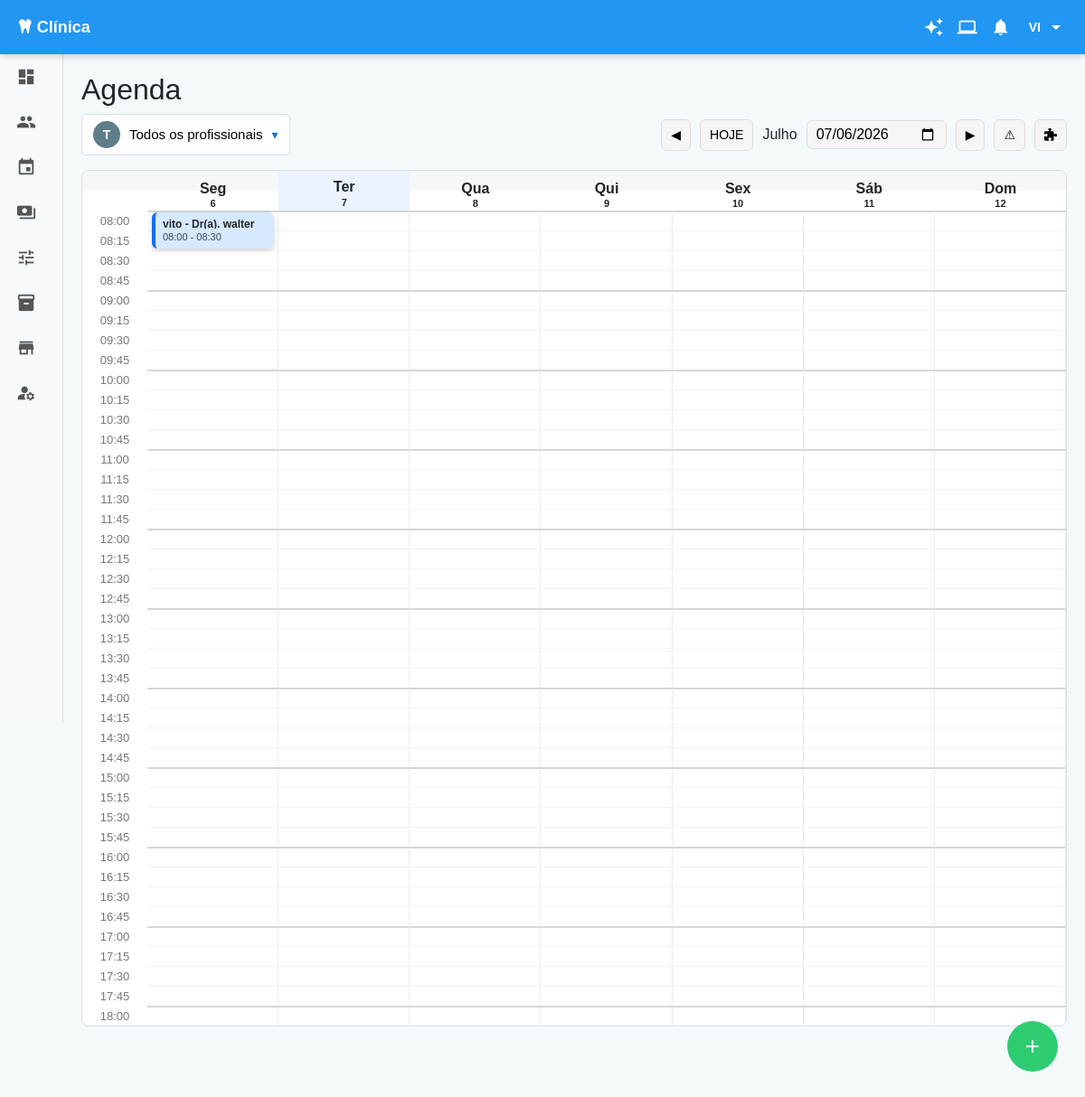
The app's page /agenda/ (signed in) with its own data.
### Clinica_Sorriso/models.py (models this page shows, shortened)
class Agendamento(models.Model):
    TIPO_CHOICES = (
        ("consulta", "Consulta"),
        ("retorno", "Retorno"),
    )
    STATUS_CHOICES = (
        ("pendente", "Pendente"),
        ("confirmado", "Confirmado"),
        ("atendido", "Atendido"),
        ("cancelado", "Cancelado"),
        ("retorno", "Retorno"),
    )
    paciente = models.ForeignKey(
        Paciente,
        on_delete=models.CASCADE,
        related_name="agendamentos"
    )
    profissional = models.ForeignKey(
        Profissional,
        on_delete=models.CASCADE
    )
    etiqueta = models.ForeignKey(
        "Etiqueta",
        on_delete=models.SET_NULL,
        null=True,
        blank=True,
        related_name="agendamentos",
        verbose_name="Etiqueta"
    )
    data = models.DateField()
    hora_inicio = models.TimeField()
    hora_fim = models.TimeField()
    tipo = models.CharField(
        max_length=20,
        choices=TIPO_CHOICES,
        default="consulta"
    )
    status = models.CharField(
        max_length=20,
        choices=STATUS_CHOICES,
        default="pendente"
    )
    observacoes = models.TextField(
        blank=True,
        null=True
    )

class Paciente(models.Model):
    nome = models.CharField(max_length=100, unique=True)
    telefone = models.CharField(max_length=20, blank=True)
    email = models.EmailField(blank=True)
    def __str__(self):
        return self.nome

class Profissional(models.Model):
    nome = models.CharField(max_length=100)
    def __str__(self):
        return self.nome

### Clinica_Sorriso/views.py (the view)
# urls.py: path("agenda/", views.agenda, name="agenda"),
@login_required
def agenda(request):
    semana = int(request.GET.get("semana", 0))
    data_str = request.GET.get("data")
    profissional_id = request.GET.get("profissional") or ""
    if data_str:
        data_base = datetime.strptime(data_str, "%Y-%m-%d").date()
    else:
        data_base = date.today() + timedelta(weeks=semana)
    inicio_semana = data_base - timedelta(days=data_base.weekday())
    fim_semana = inicio_semana + timedelta(days=6)
    profissionais = (
        Profissional.objects
        .all()
        .order_by("nome")
    )
    profissional_selecionado = None
    if profissional_id:
        profissional_selecionado = (
            profissionais
            .filter(id=profissional_id)
            .first()
        )
    horas = gerar_horas()
    nomes_dias = ["Seg", "Ter", "Qua", "Qui", "Sex", "Sáb", "Dom"]
    dias = []
    for i in range(7):
        dia = inicio_semana + timedelta(days=i)
        dias.append({
            "data": dia,
            "nome": nomes_dias[dia.weekday()],
            "num": dia.day,
        })
    agendamentos = (
        Agendamento.objects
        .select_related("paciente", "profissional")
        .filter(data__range=[inicio_semana, fim_semana])
    )
    if profissional_id:
        agendamentos = agendamentos.filter(profissional_id=profissional_id)
    agendamentos = preparar_agendamentos_grid(agendamentos, horas)
    return render(
        request,
        "Clinica_Sorriso/agenda/agenda.html",
        {
            "horas": horas,
            "dias": dias,
            "today": date.today(),
            "agendamentos": agendamentos,
            "semana": semana,
            "data_base": data_base,
            "inicio_expediente": "08:00",
            "fim_expediente": "18:00",
            "profissionais": profissionais,
            "profissional_id": profissional_id,
            "profissional_selecionado": profissional_selecionado,
        }
    )

### Clinica_Sorriso/verificador_de_usuario.py (called while the page is built)
def user_roles(request):
    if request.user.is_authenticated:
        return {
            'is_admin': request.user.groups.filter(name='Administrador').exists(),
            'is_dentista': request.user.groups.filter(name='Dentista').exists(),
            'is_recepcionista': request.user.groups.filter(name='Recepcionista').exists(),
        }
    return {
        'is_admin': False,
        'is_dentista': False,
        'is_recepcionista': False,
    }

### Clinica_Sorriso/views.py (called while the page is built)
def gerar_horas():
    horas = []
    for h in range(8, 19):
        horas.append({
            "valor": f"{h:02}:00",
            "cheia": True,
            "fechado": False,
        })
        if h < 18:
            for minuto in ("15", "30", "45"):
                horas.append({
                    "valor": f"{h:02}:{minuto}",
                    "cheia": False,
                    "fechado": False,
                })
    return horas

def preparar_agendamentos_grid(agendamentos, horas):
    mapa_horas = {
        h["valor"]: index + 1
        for index, h in enumerate(horas)
    }
    for ag in agendamentos:
        hora_inicio = ag.hora_inicio.strftime("%H:%M")
        hora_fim = ag.hora_fim.strftime("%H:%M") if ag.hora_fim else None
        ag.grid_row = mapa_horas.get(hora_inicio, 1) + 1
        ag.grid_col = ag.data.weekday() + 2
        if ag.hora_fim:
            inicio_dt = datetime.combine(ag.data, ag.hora_inicio)
            fim_dt = datetime.combine(ag.data, ag.hora_fim)
            minutos = (fim_dt - inicio_dt).total_seconds() / 60
            if minutos <= 0:
                minutos = 15
        else:
            minutos = 15
        ag.grid_span = max(1, math.ceil(minutos / 15))
    return agendamentos

### Clinica_Sorriso/templates/Clinica_Sorriso/agenda/agenda.html (shortened to what this page needs)
{% extends "base.html" %}
{% block content %}
<h2>Agenda</h2>
<div class="topo-agenda">
    <div class="grupo-profissional-agenda">
        <button type="button" class="btn-profissional-agenda" id="btnProfissionalAgenda">
            {% if profissional_selecionado %}
                <span class="avatar-profissional-agenda">
                    {{ profissional_selecionado.nome|first|upper }}
                </span>
                <span class="nome-profissional-agenda" id="nomeProfissionalSelecionado">
                    {{ profissional_selecionado.nome }}
                </span>
            {% else %}
                <span class="avatar-profissional-agenda avatar-todos">T</span>
                <span class="nome-profissional-agenda" id="nomeProfissionalSelecionado">
                    Todos os profissionais
                </span>
            {% endif %}
            <span class="seta-profissional-agenda">▾</span>
        </button>
    </div>
    <div class="grupo-controles-agenda">
        <button id="btnSemanaAnterior" class="btn-topo-agenda">◀</button>
        <button id="btnHoje" class="btn-topo-agenda">HOJE</button>
        <span id="labelDataAtual">
            {{ dias.0.data|date:"F" }}
        </span>
        <input
            type="date"
            id="inputCalendario"
            value="{{ dias.0.data|date:'Y-m-d' }}"
        >
        <button id="btnSemanaProxima" class="btn-topo-agenda">▶</button>
        <button id="btnAlertas" class="btn-topo-agenda" title="Alertas de retorno">
            ⚠
        </button>
        <button type="button" class="btn-topo-agenda" onclick="abrirGestaoEncaixe()">
            <i class="fas fa-puzzle-piece"></i>
        </button>
    </div>
</div>
<div class="agenda-wrapper">
    <div class="agenda-header">
        <div></div>
        {% for dia in dias %}
            <div class="{% if dia.data == today %}dia-hoje{% endif %}">
                {{ dia.nome }}<br>
                <small>{{ dia.num }}</small>
            </div>
        {% endfor %}
    </div>
    <div class="agenda-body">
        {% for hora in horas %}
            <div class="hora {% if hora.cheia %}hora-cheia-label{% endif %}"
                style="grid-column: 1; grid-row: {{ forloop.counter|add:1 }};">
                {{ hora.valor }}
            </div>
            {% for dia in dias %}
                <div class="slot
                    {% if hora.cheia %}hora-cheia{% endif %}
                    {% if hora.fechado %}slot-fechado{% endif %}"
                    style="grid-column: {{ forloop.counter|add:1 }}; grid-row: {{ forloop.parentloop.counter|add:1 }};"
                    data-dia="{{ dia.data|date:'Y-m-d' }}"
                    data-hora="{{ hora.valor }}">
                </div>
            {% endfor %}
        {% endfor %}
        {% for ag in agendamentos %}
            <div class="agendamento status-{{ ag.status }}"
                data-id="{{ ag.id }}"
                style="grid-column: {{ ag.grid_col }}; grid-row: {{ ag.grid_row }} / span {{ ag.grid_span }};"
                onclick="event.stopPropagation(); abrirDetalhesAgendamento({{ ag.id }});">
                <strong>
                    {{ ag.paciente }}
                    {% if not profissional_id and ag.profissional %}
                        - Dr(a). {{ ag.profissional }}
                    {% endif %}
                </strong>
                <small>{{ ag.hora_inicio|time:"H:i" }} - {{ ag.hora_fim|time:"H:i" }}</small>
            </div>
        {% endfor %}
    </div>
</div>
<button id="btnNovoAgendamento" class="btn-plus">+</button>
</div>
{% endblock %}

### Clinica_Sorriso/templates/base.html (shortened to what this page needs)
{% load static %}
<!DOCTYPE html>
<html lang="pt-br">
<head>
    <link rel="stylesheet" href="https://cdnjs.cloudflare.com/ajax/libs/font-awesome/6.5.0/css/all.min.css">
    <link href="https://cdn.jsdelivr.net/npm/bootstrap@5.3.3/dist/css/bootstrap.min.css" rel="stylesheet">
    <link rel="stylesheet"href="https://cdn.jsdelivr.net/npm/bootstrap-icons@1.11.3/font/bootstrap-icons.css">
</head>
<body>
<header>
    <span>
        <i class="fa-solid fa-tooth"></i> {% block page_title %}Clínica{% endblock %}
    </span>
    <div class="header-right">
        <div class="header-icons">
            <i class="material-icons">auto_awesome</i>
            <i class="material-icons">laptop</i>
            <i class="material-icons">notifications</i>
        </div>
        <div class="user-dropdown" id="userDropdown">
            <span class="user-name">{{ user.username }}</span>
            <i class="material-icons">arrow_drop_down</i>
        </div>
    </div>
</header>
<div class="sidebar" id="sidebar">
    <a href="{% url 'Tela_Inicial' %}"><span class="material-icons">dashboard</span><span class="menu-text">Dashboard</span></a>
    <a href="{% url 'criar_paciente' %}"><span class="material-icons">people</span><span class="menu-text">Pacientes</span></a>
    <a href="{% url 'agenda' %}"><span class="material-icons">event</span><span class="menu-text">Agenda</span></a>
    <a href="{% url 'financeiro' %}"><span class="material-icons">payments</span><span class="menu-text">Financeiro</span></a>
    <a href="#"><span class="material-icons">tune</span><span class="menu-text">Controle de Prótese</span></a>
    <a href="{% url 'Estoque' %}"><span class="material-icons">inventory_2</span><span class="menu-text">Estoque</span></a>
    <a href="#"><span class="material-icons">store</span><span class="menu-text">Loja</span></a>
    <a href="{% url 'cadastrar_usuario' %}"><span class="material-icons">manage_accounts</span><span class="menu-text">Usuários</span></a>
</div>
<div class="content">
    {% block content %}{% endblock %}
</body>
</html>

### Clinica_Sorriso/templates/base.html (style rules this page uses)
body { margin: 0; padding: 0; font-family: Arial, sans-serif; background: #f4f9fc; }
header { background: #2196F3; color: white; padding: 0 20px; font-size: 18px; font-weight: bold; position: fixed; top: 0; left: 0; width: 100%; height: 60px; display: flex; align-items: center; justify-content: space-between; box-shadow: 0 3px 6px rgba(0,0,0,0.15); z-index: 1000; }
.header-right { display: flex; align-items: center; gap: 20px; }
.header-icons { display: flex; gap: 15px; align-items: center; }
.header-icons .material-icons { cursor: pointer; font-size: 22px; }
.user-dropdown { position: relative; cursor: pointer; display: flex; align-items: center; gap: 5px; height: 30px; }
.user-name { font-size: 14px; text-transform: uppercase; }
.sidebar { width: 70px; background: #f8f9fa; height: calc(100vh - 60px); border-right: 1px solid #e0e0e0; position: fixed; top: 60px; left: 0; transition: width 0.3s ease; overflow: hidden; display: flex; flex-direction: column; }
.sidebar a { display: flex; align-items: center; gap: 14px; padding: 14px 18px; transition: background 0.2s ease; color: #555; text-decoration: none; font-size: 14px; white-space: nowrap; }
.sidebar span.material-icons { font-size: 22px; }
.content { margin-left: 70px; padding: 80px 20px; transition: margin-left 0.3s ease; }

### records on screen
Agendamento: paciente "vito", profissional "walter", hora_inicio "08:00", hora_fim "08:30"

### other values on screen
{{ user.username }} "VI"
{{ dias.0.data|date:"F" }} "Julho"
{{ dia.nome }} "Seg" "Ter" "Qua" "Qui" "Sex" "Sáb" "Dom"
{{ dia.num }} "6" "7" "8" "9" "10" "11" "12"
{{ hora.valor }} "08:00" "08:15" "08:30" "08:45" "09:00" "09:15" "09:30" "09:45" "10:00" "10:15" "10:30" "10:45" "11:00" "11:15" "11:30" "11:45" "12:00" "12:15" "12:30" "12:45" "13:00" "13:15" "13:30" "13:45" "14:00" "14:15" "14:30" "14:45" "15:00" "15:15" "15:30" "15:45" "16:00" "16:15" "16:30" "16:45" "17:00" "17:15" "17:30" "17:45" "18:00"
